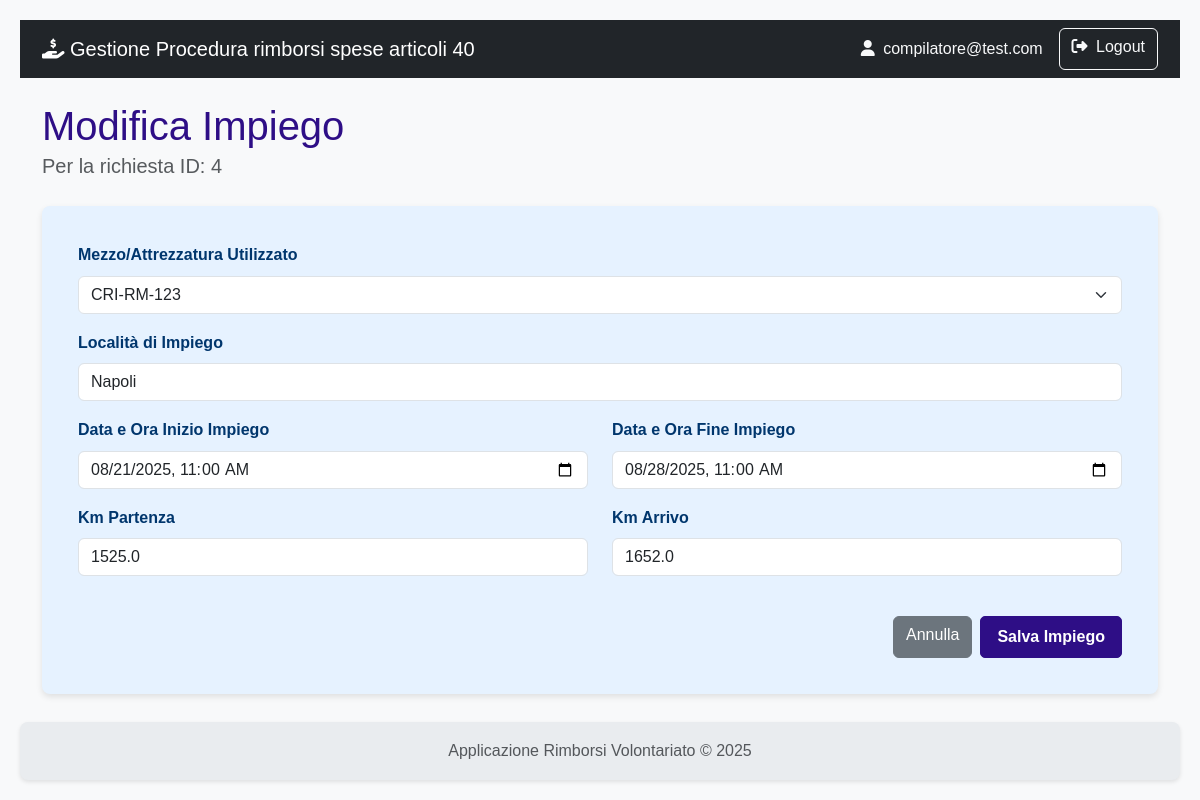
Before: /richiesta/4/impieghi/5/modifica (signed in) with the older database file.
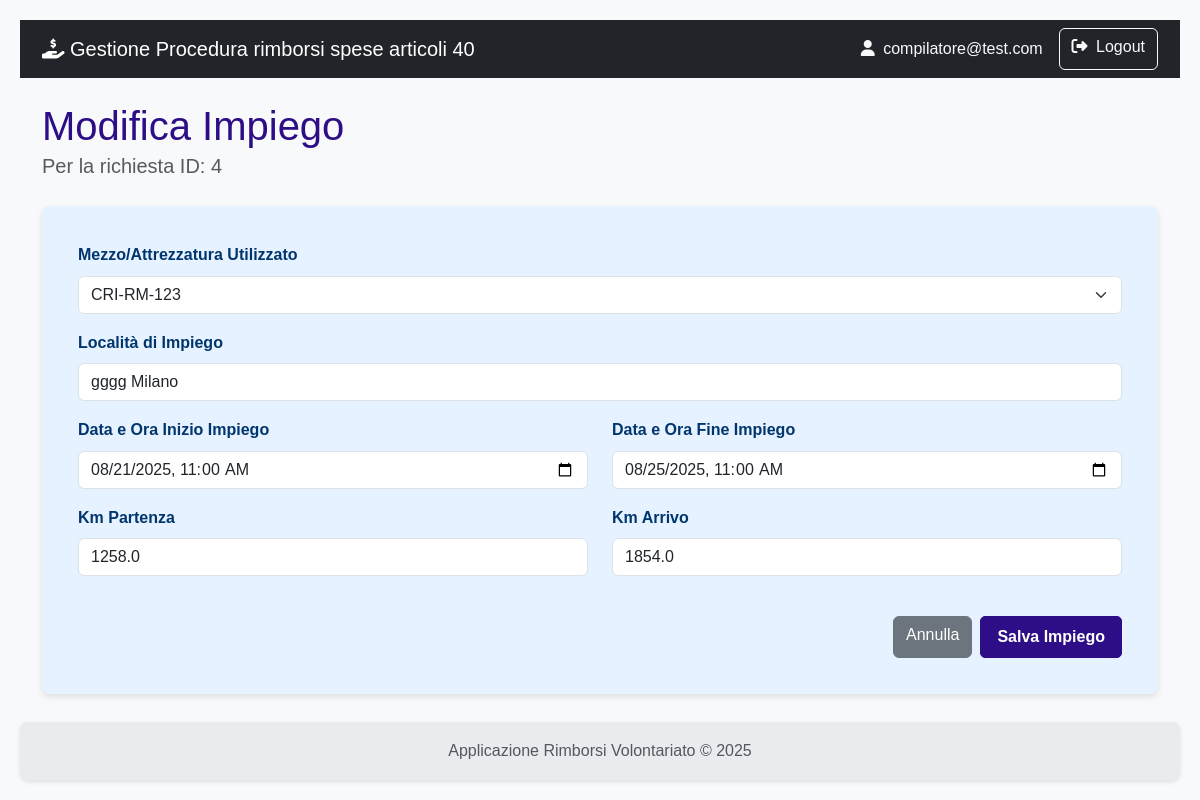
After: the same page with the newer database file.
### rimborsi/models.py (models this page shows, shortened)
class ImpiegoMezzoAttrezzatura(db.Model):
    id = db.Column(db.Integer, primary_key=True)
    localita_impiego = db.Column(db.String(200))
    data_ora_inizio_impiego = db.Column(db.DateTime)
    data_ora_fine_impiego = db.Column(db.DateTime)
    km_partenza = db.Column(db.Float)
    km_arrivo = db.Column(db.Float)
    richiesta_id = db.Column(db.Integer, db.ForeignKey('richiesta.id'), nullable=False)
    mezzo_attrezzatura_id = db.Column(db.Integer, db.ForeignKey('mezzo_attrezzatura.id'), nullable=False)
    spese = db.relationship('Spesa', backref='impiego', lazy='dynamic')

### rimborsi/richiesta/routes.py (the view, shortened to what this page needs)
@richiesta_bp.route('/<int:richiesta_id>/impieghi/<int:impiego_id>/modifica', methods=['GET', 'POST'])
@login_required
def modifica_impiego(richiesta_id, impiego_id):
    impiego = ImpiegoMezzoAttrezzatura.query.get_or_404(impiego_id)
    richiesta = Richiesta.query.get_or_404(richiesta_id)
    form = ImpiegoMezzoForm(obj=impiego, organizzazione_id=richiesta.organizzazione_id)
    return render_template('richiesta/crea_modifica_impiego.html',
                           form=form,
                           richiesta=richiesta,
                           titolo="Modifica Impiego",
                           impiego=impiego) # Passiamo anche l'impiego al template

### rimborsi/richiesta/forms.py
class ImpiegoMezzoForm(FlaskForm):
    mezzo_attrezzatura = QuerySelectField('Mezzo/Attrezzatura Utilizzato',
                                          get_label='targa_inventario',
                                          allow_blank=False,
                                          validators=[DataRequired("È obbligatorio selezionare un mezzo.")])
    localita_impiego = StringField('Località di Impiego', validators=[Optional(), Length(max=200)])
    data_ora_inizio_impiego = DateTimeField('Data e Ora Inizio Impiego', format='%Y-%m-%dT%H:%M', validators=[DataRequired()])
    data_ora_fine_impiego = DateTimeField('Data e Ora Fine Impiego', format='%Y-%m-%dT%H:%M', validators=[DataRequired()])
    km_partenza = FloatField('Km Partenza', validators=[Optional()])
    km_arrivo = FloatField('Km Arrivo', validators=[Optional()])
    submit = SubmitField('Salva Impiego')
    def __init__(self, organizzazione_id, *args, **kwargs):
        super(ImpiegoMezzoForm, self).__init__(*args, **kwargs)
        self.mezzo_attrezzatura.query = MezzoAttrezzatura.query.filter_by(
            organizzazione_id=organizzazione_id
        ).order_by(MezzoAttrezzatura.targa_inventario)

### rimborsi/templates/richiesta/crea_modifica_impiego.html (shortened to what this page needs)
{% extends 'base.html' %}
{% block content %}
    <div class="mb-4">
        <h1 class="mb-0">{{ titolo }}</h1>
        <p class="lead text-muted">Per la richiesta ID: {{ richiesta.id }}</p>
    </div>
    <div class="card shadow-sm">
        <div class="card-body">
            <form method="POST" action="" novalidate>
                <div class="mb-3">
                    {{ form.mezzo_attrezzatura.label(class="form-label fw-bold") }}
                    {{ form.mezzo_attrezzatura(class="form-select" + (" is-invalid" if form.mezzo_attrezzatura.errors else "")) }}
                </div>
                <div class="mb-3">
                    {{ form.localita_impiego.label(class="form-label fw-bold") }}
                    {{ form.localita_impiego(class="form-control" + (" is-invalid" if form.localita_impiego.errors else "")) }}
                </div>
                <div class="row">
                    <div class="col-md-6 mb-3">
                        {{ form.data_ora_inizio_impiego.label(class="form-label fw-bold") }}
                        {{ form.data_ora_inizio_impiego(class="form-control" + (" is-invalid" if form.data_ora_inizio_impiego.errors else ""), type="datetime-local") }}
                    </div>
                    <div class="col-md-6 mb-3">
                        {{ form.data_ora_fine_impiego.label(class="form-label fw-bold") }}
                        {{ form.data_ora_fine_impiego(class="form-control" + (" is-invalid" if form.data_ora_fine_impiego.errors else ""), type="datetime-local") }}
                    </div>
                </div>
                <div class="row">
                    <div class="col-md-6 mb-3">
                        {{ form.km_partenza.label(class="form-label fw-bold") }}
                        {{ form.km_partenza(class="form-control" + (" is-invalid" if form.km_partenza.errors else "")) }}
                    </div>
                    <div class="col-md-6 mb-3">
                        {{ form.km_arrivo.label(class="form-label fw-bold") }}
                        {{ form.km_arrivo(class="form-control" + (" is-invalid" if form.km_arrivo.errors else "")) }}
                    </div>
                </div>
                <div class="d-flex justify-content-end mt-4">
                    <a href="{{ url_for('richiesta.dettaglio_richiesta', richiesta_id=richiesta.id) }}" class="btn btn-secondary me-2">Annulla</a>
                    {{ form.submit(class="btn btn-primary") }}
                </div>
            </form>
        </div>
    </div>
{% endblock %}

Changed rows visible on the page:
changed ImpiegoMezzoAttrezzatura "CRI-RM-123": localita_impiego "Napoli" → "gggg Milano"; data_ora_fine_impiego "08/28/2025 11:00" → "08/25/2025 11:00"; km_partenza "1525.0" → "1258.0"; km_arrivo "1652.0" → "1854.0"
